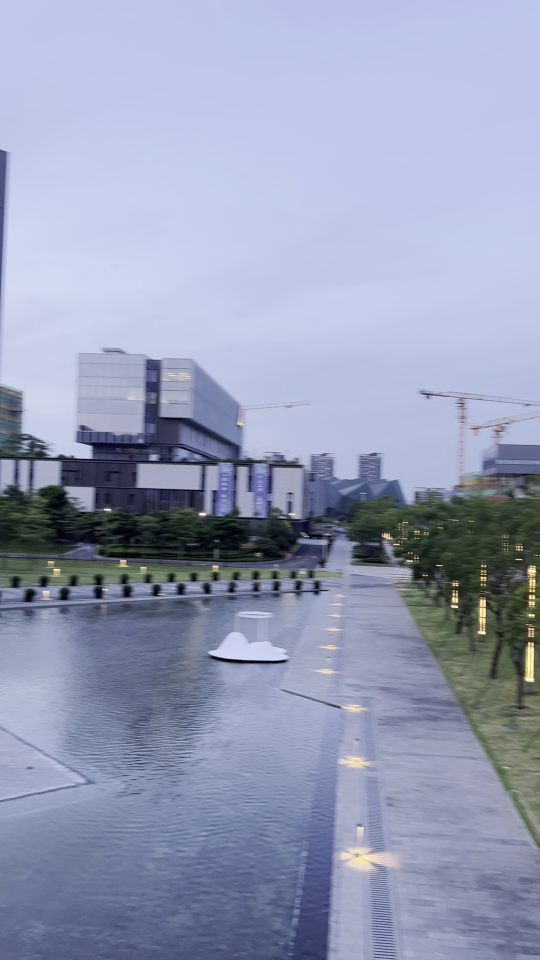
#> input picture Eric_code/frame_3.png, 1080 x 1920 px, found by its file name (shown at 1/2 size)
$ python test_blur.py
#> lines starting #> are read from the running program, lines starting #| are printed output that depends on the picture; after the words box and inside, x2 and y2 are one past the last pixel; in counts of white or black regions, pixels touching at a corner belong together
### Eric_code/mycyl.py
import numpy as np
import cv2 as cv2
import matplotlib.pyplot as plt

def cylindricalWarping(img, f):
    '''
    input: image to be warped, focal length f
    output: the warpped image
    '''
    h, w = img.shape[:2]
    # print(img.shape)
    cx = w/2
    cy = h/2

    u = np.arange(w)
    v = np.arange(h)[:, None]
    mappedX = f * np.tan((u-cx)/f) + cx + v*0
    mappedY = (v-cy) * (f**2 + ((f * np.tan((u-cx)/f) + cx)-cx)**2)**0.5 / f + cy
    mappedX = mappedX.astype(np.float32)
    mappedY = mappedY.astype(np.float32)

    return cv2.remap(img, mappedX, mappedY, cv2.INTER_CUBIC)

# [4 lines of commented-out code are left out]

### project_ZhangSH/test_blur.py
import cv2 as cv2
import numpy as np
import matplotlib.pyplot as plt
import math
from numpy import fft
from mycyl import *


# Simulate motion blur
def motion_process(img_shape, L):
    PSF = np.zeros(img_shape)
    print(img_shape)
    position_x = (img_shape[0] - 1) / 2
    position_y = (img_shape[1] - 1) / 2

    for offset in range(L):
        PSF[int(position_x + 0), int(position_y - offset)] = 1
    return PSF / PSF.sum()  # Normalize brightness to point spread function

# Motion blur the picture
def make_blurred(input, PSF, eps):
    input_fft = fft.fft2(input)  # Take Fourier Transform of a 2D Array
    PSF_fft = fft.fft2(PSF) + eps
    blurred = fft.ifft2(input_fft * PSF_fft)
    blurred = np.abs(fft.fftshift(blurred))
    return blurred


def inverse(input, PSF, eps):  # Inverse filtering
    input_fft = fft.fft2(input)
    PSF_fft = fft.fft2(PSF) + eps  # noise power, which is known, considering epsilon
    result = fft.ifft2(input_fft / PSF_fft)  # Compute the inverse Fourier transform of F(u,v)
    result = np.abs(fft.fftshift(result))
    return result

def wiener_filter(img, H, K):
    H /= np.sum(H)
    result = np.copy(img)
    result = fft.fft2(result)
    H = fft.fft2(H, s = img.shape)
    H = np.conj(H) / (np.abs(H) ** 2 + K)
    result = result * H
    result = np.abs(fft.ifft2(result))
    result = fft.ifftshift(result)
    return result

def main():
    image = cv2.imread('frame_3.png', 0)
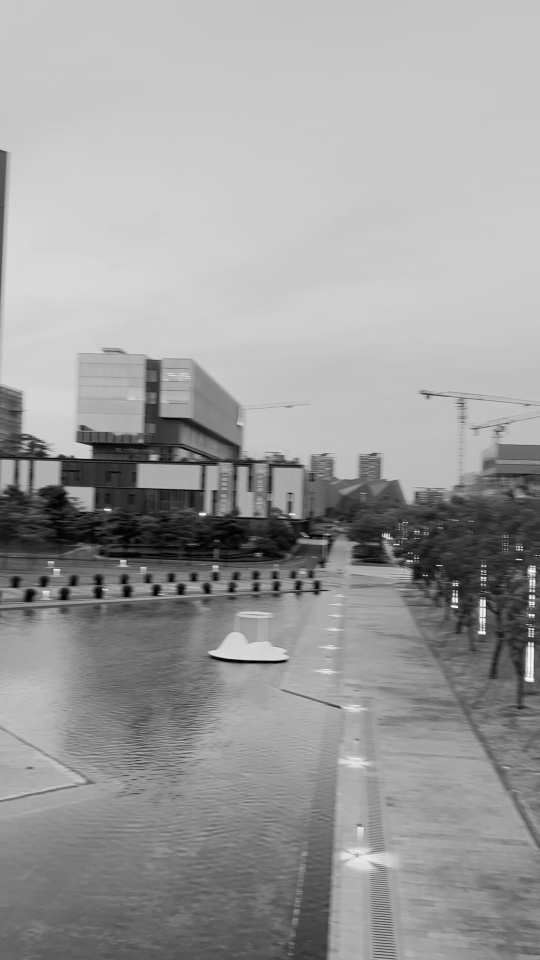
#> image: shape (1920, 1080) (shown at 1/2 size); min 0, max 255, mean 156.8
    img_h = image.shape[0]
#> img_h = 1920
    img_w = image.shape[1]
#> img_w = 1080
    plt.figure(1)
    plt.xlabel("Original Image")
    plt.gray()
    plt.imshow(image)  # Show original image

    plt.figure(2)
    plt.gray()

    # Do motion blur
    PSF = motion_process((img_h, img_w), 35)
    blurred = np.abs(make_blurred(image, PSF, 1e-3))
#> in make_blurred, `PSF_fft = fft.fft2(PSF) + eps`:
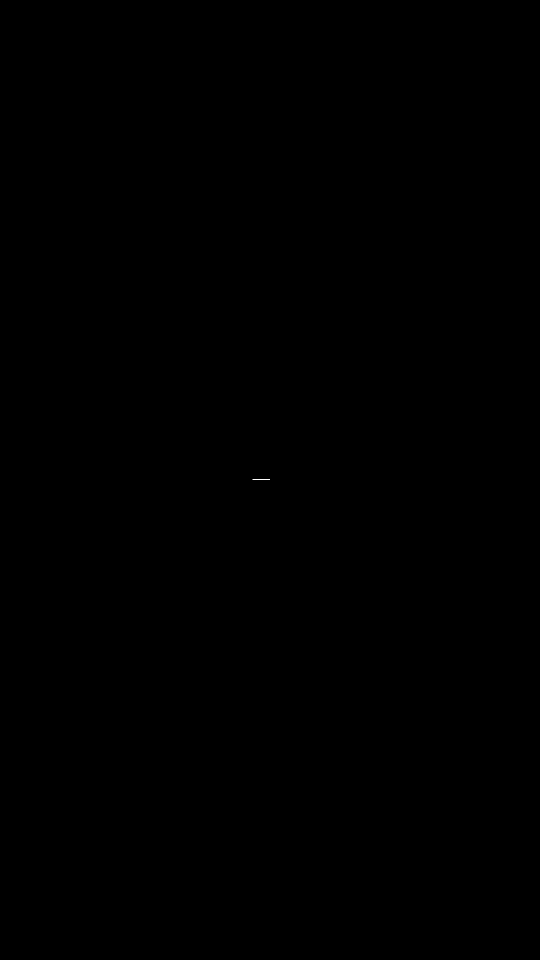
#> PSF: shape (1920, 1080) float64 (shown at 1/2 size); values 0 (black) and 0.0286 (white), 0% white in thin lines or dots, all inside (x1, y1, x2, y2) = (505, 959, 540, 960)
    blurred = cv2.imread('frame_50.png', 0)
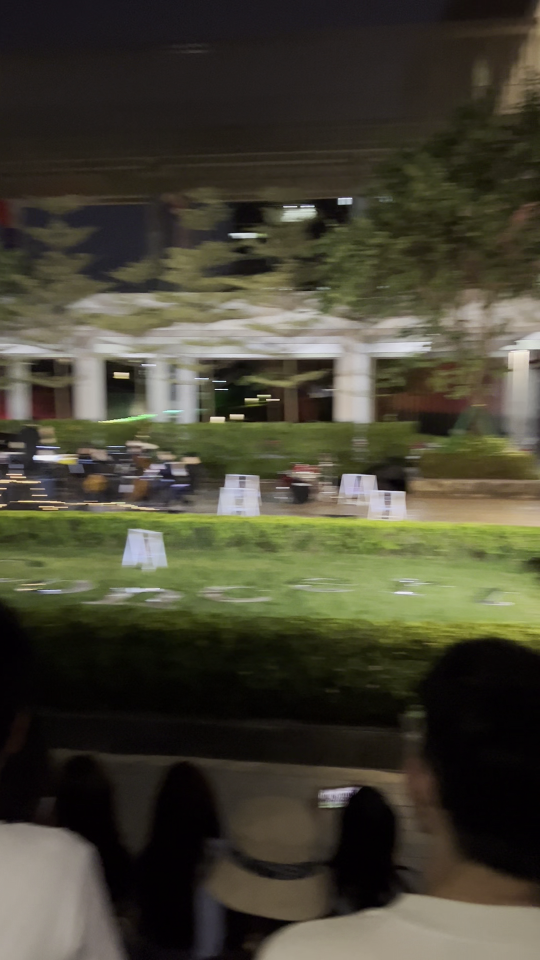
#> input picture Eric_code/frame_50.png, 1080 x 1920 px, found by its file name (shown at 1/2 size)
#> blurred: shape (1920, 1080); min 0, max 253, mean 66.3
    blurred = cylindricalWarping(blurred, 1503)
#> in cylindricalWarping, `return cv2.remap(img, mappedX, mappedY, cv2.INTER_CUBIC)`:
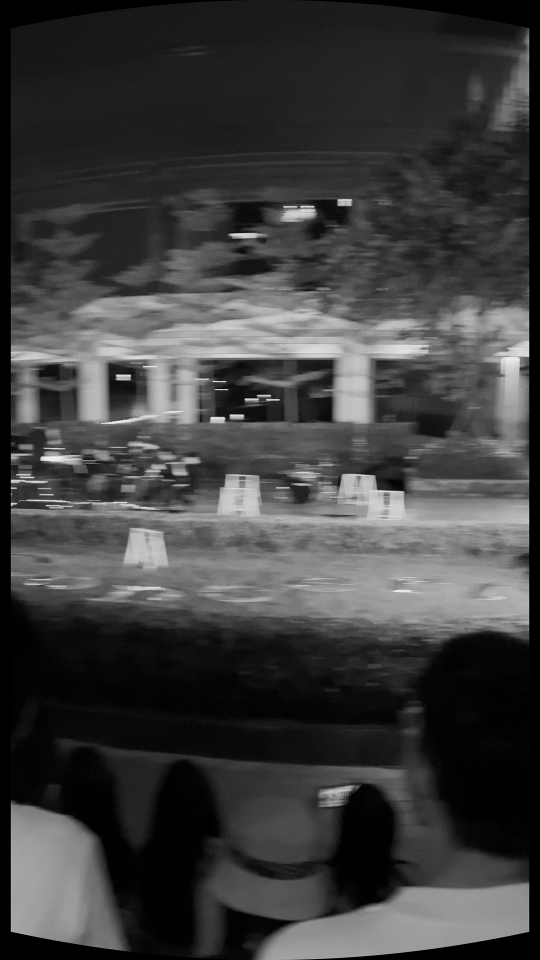
#> returned value: shape (1920, 1080) (shown at 1/2 size); min 0, max 255, mean 62.3
    # blurred = cv2.GaussianBlur(blurred, ksize = (3,3), sigmaX = 2, sigmaY = 2)

    plt.subplot(141), plt.xlabel("Motion blurred"), plt.imshow(blurred)
    # Inverse filtering
    # result = inverse(blurred, PSF, 1e-3)
    result = wiener_filter(blurred, PSF, 0.1)
#> in wiener_filter, `result = fft.ifftshift(result)`:
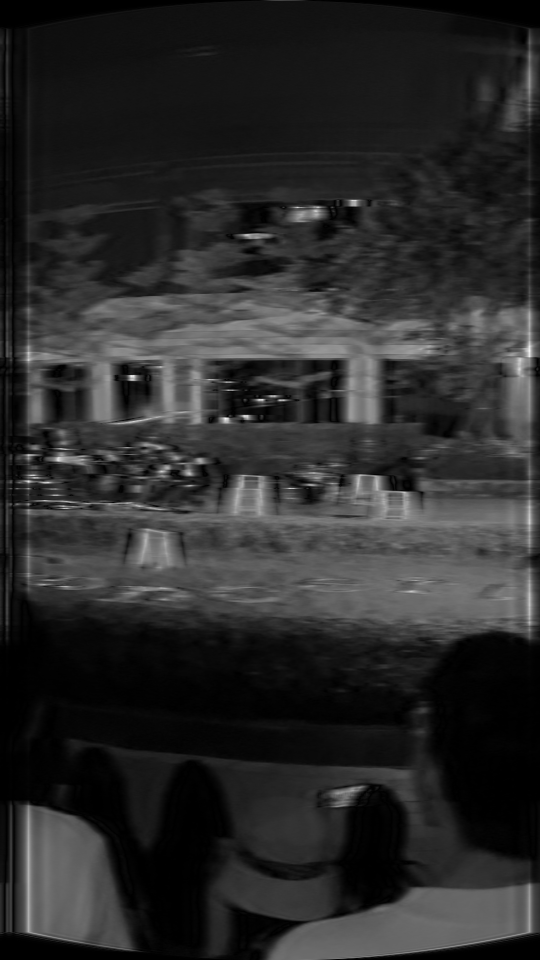
#> result: shape (1920, 1080) float64 (shown at 1/2 size); min 5.37e-13, max 342.7, mean 57.7; drawn with min black and max white
    plt.subplot(142), plt.xlabel("wiener deblurred"), plt.imshow(result)

    # Adding noise, standard_normal produces a random function
    blurred_noisy = blurred + 0.2 * blurred.std() * \
                    np.random.standard_normal(blurred.shape)
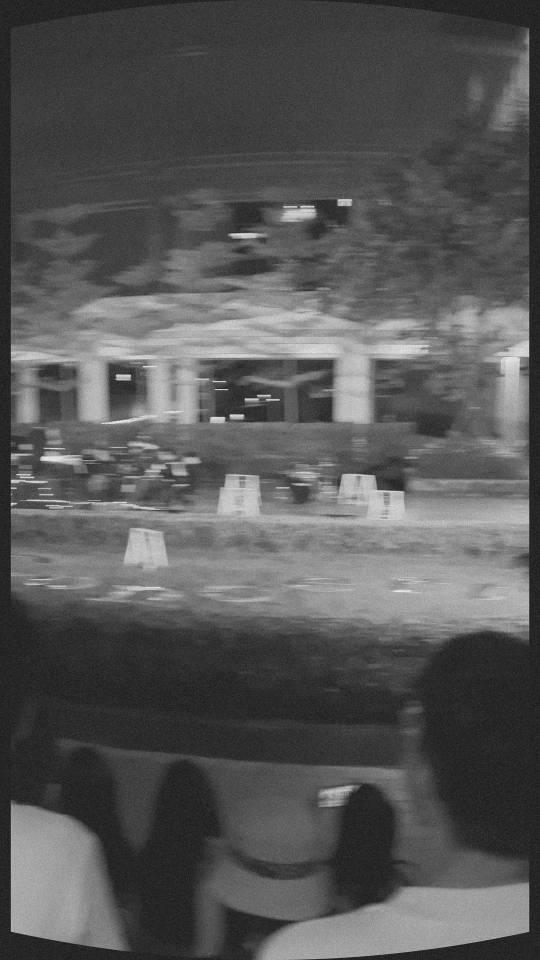
#> blurred_noisy: shape (1920, 1080) float64 (shown at 1/2 size); min -47.11, max 272.5, mean 62.4; drawn with min black and max white

    # Displays an image with added noise and motion blur
    plt.subplot(143), plt.xlabel("motion & noisy blurred"), plt.imshow(blurred_noisy)

    # Inverse filtering of an image with added noise
    result = inverse(blurred_noisy, PSF, 0.1 + 1e-3)
#> in inverse, `result = np.abs(fft.fftshift(result))`:
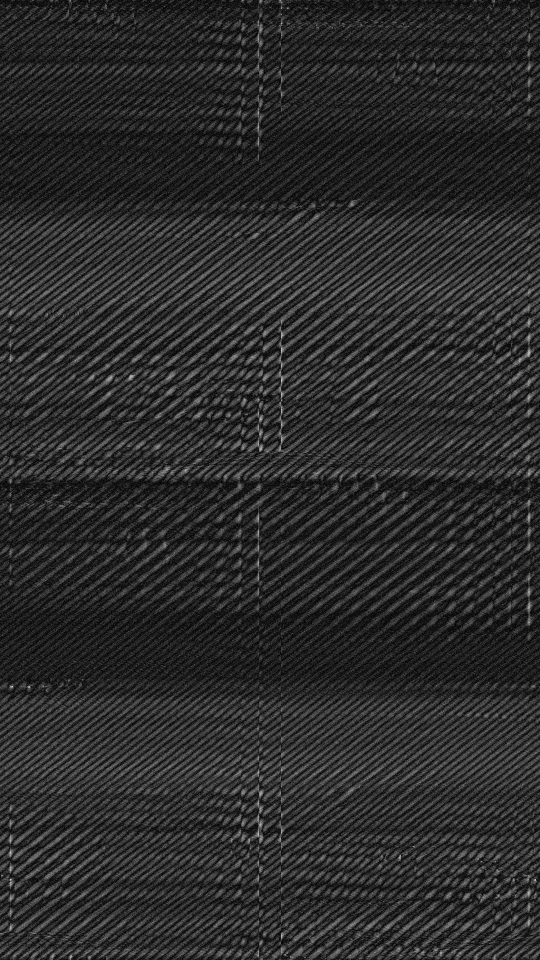
#> result: shape (1920, 1080) float64 (shown at 1/2 size); min 3.71e-05, max 1615.8, mean 280; drawn with min black and max white
    plt.subplot(144), plt.xlabel("inverse deblurred"), plt.imshow(result)

    plt.show()


if __name__ == '__main__':
    main()

# [8 lines of commented-out code are left out]
